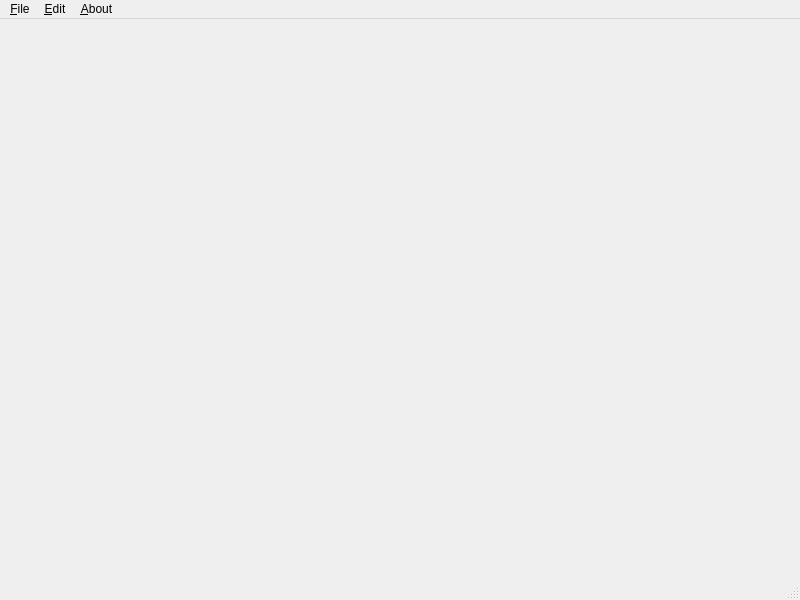
<?xml version="1.0" encoding="UTF-8"?>
<ui version="4.0">
 <class>MainWindow</class>
 <widget class="QMainWindow" name="MainWindow">
  <property name="geometry">
   <rect>
    <x>0</x>
    <y>0</y>
    <width>800</width>
    <height>600</height>
   </rect>
  </property>
  <property name="windowTitle">
   <string>MainWindow</string>
  </property>
  <widget class="QWidget" name="centralwidget"/>
  <widget class="QMenuBar" name="menubar">
   <property name="geometry">
    <rect>
     <x>0</x>
     <y>0</y>
     <width>800</width>
     <height>22</height>
    </rect>
   </property>
   <widget class="QMenu" name="menu_File">
    <property name="title">
     <string>&amp;File</string>
    </property>
    <addaction name="action_New"/>
   </widget>
   <widget class="QMenu" name="menu_Edit">
    <property name="title">
     <string>&amp;Edit</string>
    </property>
   </widget>
   <widget class="QMenu" name="menu_About">
    <property name="title">
     <string>&amp;About</string>
    </property>
   </widget>
   <addaction name="menu_File"/>
   <addaction name="menu_Edit"/>
   <addaction name="menu_About"/>
  </widget>
  <widget class="QStatusBar" name="statusbar"/>
  <action name="action_New">
   <property name="text">
    <string>&amp;New</string>
   </property>
  </action>
 </widget>
 <resources/>
 <connections/>
</ui>
